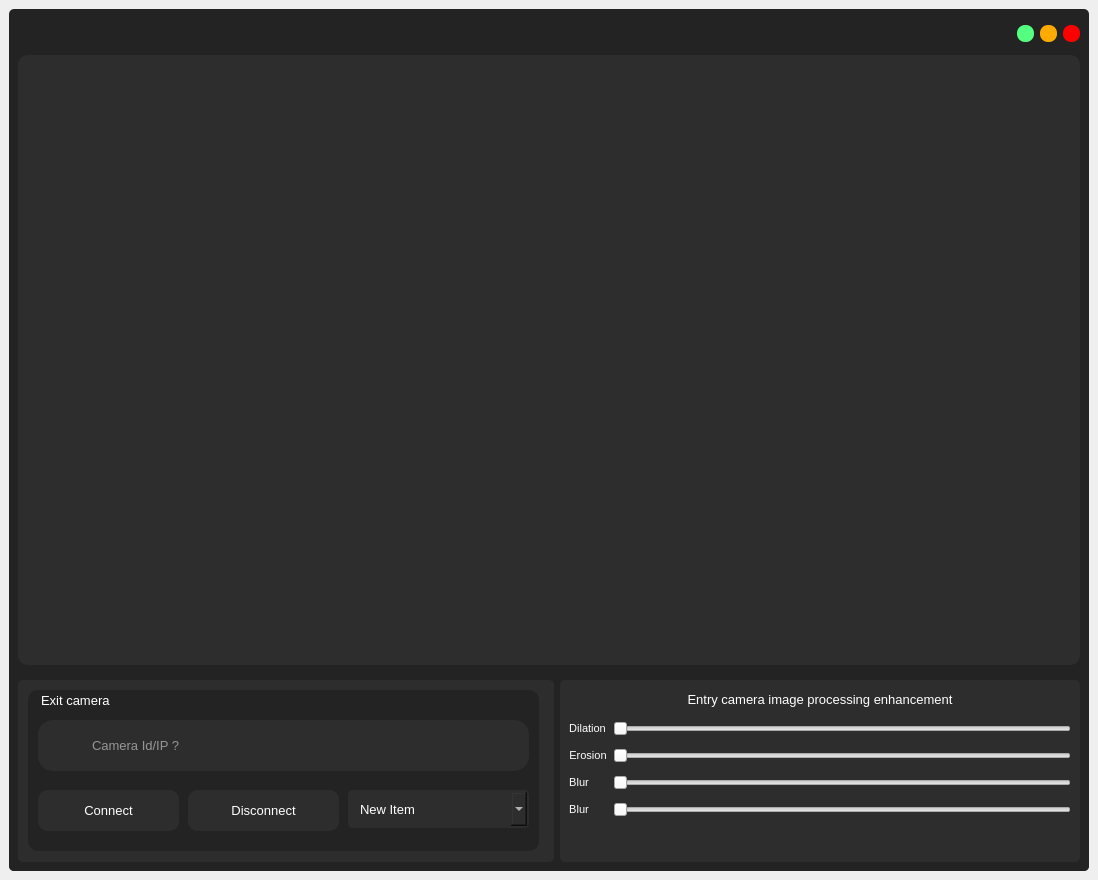
<?xml version="1.0" encoding="UTF-8"?>
<ui version="4.0">
 <class>CameraWindow</class>
 <widget class="QMainWindow" name="CameraWindow">
  <property name="geometry">
   <rect>
    <x>0</x>
    <y>0</y>
    <width>1098</width>
    <height>880</height>
   </rect>
  </property>
  <property name="minimumSize">
   <size>
    <width>1098</width>
    <height>819</height>
   </size>
  </property>
  <property name="windowTitle">
   <string>MainWindow</string>
  </property>
  <widget class="QWidget" name="centralwidget">
   <layout class="QVBoxLayout" name="verticalLayout">
    <item>
     <widget class="QFrame" name="frame">
      <property name="styleSheet">
       <string notr="true">QFrame{
	background-color: rgb(35, 35, 35);
	border-radius:5px;
}</string>
      </property>
      <property name="frameShape">
       <enum>QFrame::NoFrame</enum>
      </property>
      <property name="frameShadow">
       <enum>QFrame::Raised</enum>
      </property>
      <layout class="QVBoxLayout" name="verticalLayout_2">
       <property name="leftMargin">
        <number>0</number>
       </property>
       <property name="topMargin">
        <number>0</number>
       </property>
       <property name="rightMargin">
        <number>0</number>
       </property>
       <property name="bottomMargin">
        <number>0</number>
       </property>
       <item>
        <widget class="QFrame" name="frame_2">
         <property name="minimumSize">
          <size>
           <width>0</width>
           <height>40</height>
          </size>
         </property>
         <property name="maximumSize">
          <size>
           <width>16777215</width>
           <height>30</height>
          </size>
         </property>
         <property name="frameShape">
          <enum>QFrame::NoFrame</enum>
         </property>
         <property name="frameShadow">
          <enum>QFrame::Raised</enum>
         </property>
         <layout class="QHBoxLayout" name="horizontalLayout">
          <property name="topMargin">
           <number>0</number>
          </property>
          <property name="bottomMargin">
           <number>0</number>
          </property>
          <item>
           <widget class="QLabel" name="label">
            <property name="minimumSize">
             <size>
              <width>60</width>
              <height>0</height>
             </size>
            </property>
            <property name="maximumSize">
             <size>
              <width>60</width>
              <height>16777215</height>
             </size>
            </property>
            <property name="text">
             <string/>
            </property>
            <property name="pixmap">
             <pixmap resource="../resource/asset.qrc">:/icons/asset/video.svg</pixmap>
            </property>
           </widget>
          </item>
          <item>
           <widget class="QLabel" name="label_2">
            <property name="font">
             <font>
              <family>Arial</family>
              <pointsize>10</pointsize>
             </font>
            </property>
            <property name="styleSheet">
             <string notr="true">QLabel{
	color: rgb(255, 255, 255);
}</string>
            </property>
            <property name="text">
             <string/>
            </property>
            <property name="alignment">
             <set>Qt::AlignCenter</set>
            </property>
           </widget>
          </item>
          <item>
           <widget class="QPushButton" name="btn_minimize">
            <property name="minimumSize">
             <size>
              <width>16</width>
              <height>16</height>
             </size>
            </property>
            <property name="maximumSize">
             <size>
              <width>17</width>
              <height>17</height>
             </size>
            </property>
            <property name="styleSheet">
             <string notr="true">QPushButton{
	background-color: rgb(85, 255, 127);
	border:none;
	border-radius: 8px;
}

QPushButton:hover{	
	background-color: rgba(85, 255, 127,150);
	
}</string>
            </property>
            <property name="text">
             <string/>
            </property>
           </widget>
          </item>
          <item>
           <widget class="QPushButton" name="btn_maximize">
            <property name="minimumSize">
             <size>
              <width>16</width>
              <height>16</height>
             </size>
            </property>
            <property name="maximumSize">
             <size>
              <width>17</width>
              <height>17</height>
             </size>
            </property>
            <property name="styleSheet">
             <string notr="true">QPushButton{
	
	background-color: rgb(255, 170, 0);
	border:none;
	border-radius: 8px;
}

QPushButton:hover{	
	background-color: rgba(255, 170, 0,150);
	
}</string>
            </property>
            <property name="text">
             <string/>
            </property>
           </widget>
          </item>
          <item>
           <widget class="QPushButton" name="btn_close">
            <property name="minimumSize">
             <size>
              <width>16</width>
              <height>16</height>
             </size>
            </property>
            <property name="maximumSize">
             <size>
              <width>17</width>
              <height>17</height>
             </size>
            </property>
            <property name="styleSheet">
             <string notr="true">QPushButton{
	background-color: rgb(255, 0, 0);
	border:none;
	border-radius: 8px;
}

QPushButton:hover{	
	background-color: rgba(255, 0, 0,150);
	
}</string>
            </property>
            <property name="text">
             <string/>
            </property>
           </widget>
          </item>
         </layout>
        </widget>
       </item>
       <item>
        <widget class="QFrame" name="frame_3">
         <property name="frameShape">
          <enum>QFrame::NoFrame</enum>
         </property>
         <property name="frameShadow">
          <enum>QFrame::Raised</enum>
         </property>
         <layout class="QVBoxLayout" name="verticalLayout_3">
          <property name="leftMargin">
           <number>9</number>
          </property>
          <property name="topMargin">
           <number>0</number>
          </property>
          <property name="rightMargin">
           <number>9</number>
          </property>
          <property name="bottomMargin">
           <number>0</number>
          </property>
          <item>
           <widget class="QFrame" name="camera_view">
            <property name="styleSheet">
             <string notr="true">QFrame{
	border-radius:10px;
	background-color: rgb(45, 45, 45);
}</string>
            </property>
            <property name="frameShape">
             <enum>QFrame::StyledPanel</enum>
            </property>
            <property name="frameShadow">
             <enum>QFrame::Raised</enum>
            </property>
           </widget>
          </item>
         </layout>
        </widget>
       </item>
       <item>
        <widget class="QFrame" name="frame_4">
         <property name="maximumSize">
          <size>
           <width>16777215</width>
           <height>200</height>
          </size>
         </property>
         <property name="frameShape">
          <enum>QFrame::NoFrame</enum>
         </property>
         <property name="frameShadow">
          <enum>QFrame::Raised</enum>
         </property>
         <layout class="QHBoxLayout" name="horizontalLayout_2">
          <item>
           <widget class="QFrame" name="frame_5">
            <property name="styleSheet">
             <string notr="true">
QFrame{
	background-color: rgb(45, 45, 45);
	border-radius:5px;
}</string>
            </property>
            <property name="frameShape">
             <enum>QFrame::StyledPanel</enum>
            </property>
            <property name="frameShadow">
             <enum>QFrame::Raised</enum>
            </property>
            <widget class="QPushButton" name="btn_exit_cam_connect">
             <property name="geometry">
              <rect>
               <x>20</x>
               <y>110</y>
               <width>141</width>
               <height>41</height>
              </rect>
             </property>
             <property name="font">
              <font>
               <pointsize>10</pointsize>
              </font>
             </property>
             <property name="styleSheet">
              <string notr="true">QPushButton{
	color: rgb(255, 255, 255);
	background-color: rgb(45, 45, 45);
	border:none;
	border-radius: 10px;
}

QPushButton:hover{
	border-radius: 20px;
}

QPushButton:pressed{
	border: 2px solid rgb(255,255,255);	
}</string>
             </property>
             <property name="text">
              <string>Connect</string>
             </property>
             <property name="icon">
              <iconset resource="../resource/asset.qrc">
               <normaloff>:/icons/asset/video.svg</normaloff>:/icons/asset/video.svg</iconset>
             </property>
             <property name="iconSize">
              <size>
               <width>30</width>
               <height>30</height>
              </size>
             </property>
             <property name="flat">
              <bool>true</bool>
             </property>
            </widget>
            <widget class="QPushButton" name="btn_exit_cam_disconect">
             <property name="geometry">
              <rect>
               <x>170</x>
               <y>110</y>
               <width>151</width>
               <height>41</height>
              </rect>
             </property>
             <property name="font">
              <font>
               <pointsize>10</pointsize>
              </font>
             </property>
             <property name="styleSheet">
              <string notr="true">QPushButton{
	color: rgb(255, 255, 255);
	background-color: rgb(45, 45, 45);
	border:none;
	border-radius: 10px;
}

QPushButton:hover{
	border-radius: 20px;
}

QPushButton:pressed{
	border: 2px solid rgb(255,255,255);	
}</string>
             </property>
             <property name="text">
              <string>Disconnect</string>
             </property>
             <property name="icon">
              <iconset resource="../resource/asset.qrc">
               <normaloff>:/icons/asset/video-off.svg</normaloff>:/icons/asset/video-off.svg</iconset>
             </property>
             <property name="iconSize">
              <size>
               <width>30</width>
               <height>30</height>
              </size>
             </property>
             <property name="flat">
              <bool>true</bool>
             </property>
            </widget>
            <widget class="QComboBox" name="exit_comboBox">
             <property name="geometry">
              <rect>
               <x>330</x>
               <y>110</y>
               <width>181</width>
               <height>38</height>
              </rect>
             </property>
             <property name="minimumSize">
              <size>
               <width>0</width>
               <height>38</height>
              </size>
             </property>
             <property name="maximumSize">
              <size>
               <width>16777215</width>
               <height>38</height>
              </size>
             </property>
             <property name="font">
              <font>
               <pointsize>10</pointsize>
              </font>
             </property>
             <property name="styleSheet">
              <string notr="true">QComboBox{
	background-color: rgb(45,45,45);
	color: rgb(255, 255, 255);
	border: 2px solid rgb(45, 45, 45);
	padding-left:10px;
	border-radius: 5px;
}</string>
             </property>
             <property name="frame">
              <bool>false</bool>
             </property>
             <item>
              <property name="text">
               <string>New Item</string>
              </property>
             </item>
            </widget>
            <widget class="QLabel" name="label_28">
             <property name="geometry">
              <rect>
               <x>30</x>
               <y>50</y>
               <width>41</width>
               <height>31</height>
              </rect>
             </property>
             <property name="text">
              <string/>
             </property>
             <property name="pixmap">
              <pixmap resource="../resource/asset.qrc">:/icons/asset/video.svg</pixmap>
             </property>
            </widget>
            <widget class="QLabel" name="firstname_24">
             <property name="geometry">
              <rect>
               <x>10</x>
               <y>10</y>
               <width>511</width>
               <height>161</height>
              </rect>
             </property>
             <property name="font">
              <font>
               <family>Arial</family>
               <pointsize>10</pointsize>
               <weight>50</weight>
               <bold>false</bold>
              </font>
             </property>
             <property name="styleSheet">
              <string notr="true">QLabel{
	color: rgb(255, 255, 255);
	background-color: rgb(35, 35, 35);
	border-radius: 10px;
	padding-left:10px;
}</string>
             </property>
             <property name="text">
              <string>Exit camera</string>
             </property>
             <property name="alignment">
              <set>Qt::AlignLeading|Qt::AlignLeft|Qt::AlignTop</set>
             </property>
            </widget>
            <widget class="QLineEdit" name="btn_exit_cam_ip">
             <property name="geometry">
              <rect>
               <x>20</x>
               <y>40</y>
               <width>491</width>
               <height>51</height>
              </rect>
             </property>
             <property name="font">
              <font>
               <pointsize>10</pointsize>
              </font>
             </property>
             <property name="styleSheet">
              <string notr="true">QLineEdit{
    background-color: rgb(45,45,45);
	color: rgb(255, 255, 255);
	border: 2px solid  rgb(45, 45, 45);
	border-radius:15px;
	padding-left: 50px;
}

QLineEdit:hover{
	border:2px solid rgb(35, 35, 35);
}

QLineEdit:focus{
	border:2px solid rgb(255, 255, 255);
}</string>
             </property>
             <property name="placeholderText">
              <string>Camera Id/IP ?</string>
             </property>
             <property name="clearButtonEnabled">
              <bool>true</bool>
             </property>
            </widget>
            <zorder>firstname_24</zorder>
            <zorder>btn_exit_cam_connect</zorder>
            <zorder>btn_exit_cam_disconect</zorder>
            <zorder>exit_comboBox</zorder>
            <zorder>btn_exit_cam_ip</zorder>
            <zorder>label_28</zorder>
           </widget>
          </item>
          <item>
           <widget class="QFrame" name="frame_6">
            <property name="maximumSize">
             <size>
              <width>520</width>
              <height>16777215</height>
             </size>
            </property>
            <property name="styleSheet">
             <string notr="true">QFrame{
	background-color: rgb(45, 45, 45);
	border-radius:5px;
}</string>
            </property>
            <property name="frameShape">
             <enum>QFrame::NoFrame</enum>
            </property>
            <property name="frameShadow">
             <enum>QFrame::Raised</enum>
            </property>
            <layout class="QFormLayout" name="formLayout">
             <property name="verticalSpacing">
              <number>12</number>
             </property>
             <property name="bottomMargin">
              <number>0</number>
             </property>
             <item row="0" column="0" colspan="2">
              <widget class="QLabel" name="label_14">
               <property name="minimumSize">
                <size>
                 <width>0</width>
                 <height>20</height>
                </size>
               </property>
               <property name="maximumSize">
                <size>
                 <width>16777215</width>
                 <height>20</height>
                </size>
               </property>
               <property name="font">
                <font>
                 <family>Arial</family>
                 <pointsize>10</pointsize>
                </font>
               </property>
               <property name="styleSheet">
                <string notr="true">color: rgb(255, 255, 255);</string>
               </property>
               <property name="text">
                <string>Entry camera image processing enhancement</string>
               </property>
               <property name="alignment">
                <set>Qt::AlignCenter</set>
               </property>
              </widget>
             </item>
             <item row="1" column="0">
              <widget class="QLabel" name="entry_dilation_label">
               <property name="font">
                <font>
                 <family>Arial</family>
                 <pointsize>8</pointsize>
                 <weight>50</weight>
                 <bold>false</bold>
                </font>
               </property>
               <property name="styleSheet">
                <string notr="true">QLabel{
	color: rgb(255, 255, 255);
	background-color: rgb(45, 45, 45);
	border-radius: 10px;
}</string>
               </property>
               <property name="text">
                <string>Dilation</string>
               </property>
               <property name="alignment">
                <set>Qt::AlignCenter</set>
               </property>
              </widget>
             </item>
             <item row="1" column="1">
              <widget class="QSlider" name="dilation">
               <property name="toolTip">
                <string/>
               </property>
               <property name="maximum">
                <number>500</number>
               </property>
               <property name="orientation">
                <enum>Qt::Horizontal</enum>
               </property>
              </widget>
             </item>
             <item row="2" column="0">
              <widget class="QLabel" name="entry_erosion_label">
               <property name="font">
                <font>
                 <family>Arial</family>
                 <pointsize>8</pointsize>
                 <weight>50</weight>
                 <bold>false</bold>
                </font>
               </property>
               <property name="styleSheet">
                <string notr="true">QLabel{
	color: rgb(255, 255, 255);
	background-color: rgb(45, 45, 45);
	border-radius: 10px;
}</string>
               </property>
               <property name="text">
                <string>Erosion</string>
               </property>
               <property name="alignment">
                <set>Qt::AlignCenter</set>
               </property>
              </widget>
             </item>
             <item row="2" column="1">
              <widget class="QSlider" name="erosion">
               <property name="maximum">
                <number>500</number>
               </property>
               <property name="orientation">
                <enum>Qt::Horizontal</enum>
               </property>
              </widget>
             </item>
             <item row="3" column="0">
              <widget class="QLabel" name="entry_blur_label">
               <property name="font">
                <font>
                 <family>Arial</family>
                 <pointsize>8</pointsize>
                 <weight>50</weight>
                 <bold>false</bold>
                </font>
               </property>
               <property name="styleSheet">
                <string notr="true">QLabel{
	color: rgb(255, 255, 255);
	background-color: rgb(45, 45, 45);
	border-radius: 10px;
}</string>
               </property>
               <property name="text">
                <string>Blur</string>
               </property>
               <property name="alignment">
                <set>Qt::AlignCenter</set>
               </property>
              </widget>
             </item>
             <item row="3" column="1">
              <widget class="QSlider" name="blur">
               <property name="maximum">
                <number>500</number>
               </property>
               <property name="orientation">
                <enum>Qt::Horizontal</enum>
               </property>
              </widget>
             </item>
             <item row="4" column="0">
              <widget class="QLabel" name="entry_unimp_label">
               <property name="font">
                <font>
                 <family>Arial</family>
                 <pointsize>8</pointsize>
                 <weight>50</weight>
                 <bold>false</bold>
                </font>
               </property>
               <property name="styleSheet">
                <string notr="true">QLabel{
	color: rgb(255, 255, 255);
	background-color: rgb(45, 45, 45);
	border-radius: 10px;
}</string>
               </property>
               <property name="text">
                <string>Blur</string>
               </property>
               <property name="alignment">
                <set>Qt::AlignCenter</set>
               </property>
              </widget>
             </item>
             <item row="4" column="1">
              <widget class="QSlider" name="horizontalSlider_4">
               <property name="maximum">
                <number>500</number>
               </property>
               <property name="orientation">
                <enum>Qt::Horizontal</enum>
               </property>
              </widget>
             </item>
            </layout>
           </widget>
          </item>
         </layout>
        </widget>
       </item>
      </layout>
     </widget>
    </item>
   </layout>
  </widget>
 </widget>
 <resources>
  <include location="../resource/asset.qrc"/>
 </resources>
 <connections/>
</ui>
